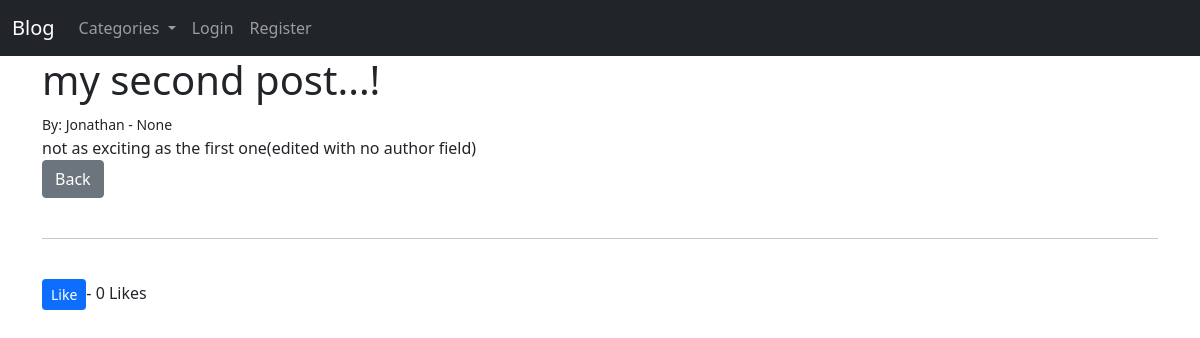
The app's page /article/2 with its own data.
### theblog/models.py (models this page shows, shortened)
class Post(models.Model):
    title = models.CharField(max_length=255)
    title_tag = models.CharField(max_length=255)
    author = models.ForeignKey(User, on_delete=models.CASCADE)
    category = models.CharField(max_length=255, default='uncategorized')
    body = models.TextField()
    publication_date = models.DateTimeField(auto_now_add=True)
    likes = models.ManyToManyField(User, related_name='blog_posts')
    def total_likes(self):
        return self.likes.count()

### theblog/views.py (the view)
# urls.py: path('article/<int:pk>', ArticleDetailView.as_view(), name= 'article-detail'),
class ArticleDetailView(DetailView):
    model = Post
    template_name = 'article_details.html'
    def get_context_data(self, *args, **kwargs):
        cat_menu = Category.objects.all()
        context = super(ArticleDetailView, self).get_context_data(*args, **kwargs)
        context["cat_menu"] = cat_menu
        stuff = get_object_or_404(Post, id=self.kwargs['pk'])
        total_likes = stuff.total_likes()
        context["total_likes"] = total_likes
        return context

### theblog/models.py (called while the page is built)
    def __str__(self):
        return self.name

### theblog/templates/article_details.html (shortened to what this page needs)
{% extends 'base.html'%}
{% block content %}
<!DOCTYPE html>
<html lang="en">
<head>
</head>
<body>
    <h1>{{ post.title }}</h1>
    <small>
        By: {{post.author.first_name}} -
        {{ post.publication_date }}
    </small><br>
    {{post.body |safe }}
    <br>
    <a href="{%url 'home'%}" class ="btn btn-secondary">Back</a>
    <br><br>
    <hr>
    <br>
    <form action="{% url 'like_post' post.pk%}" method="POST">
        <button type="submit", name="post_id", value="{{post.id}}", class= "btn btn-primary btn-sm">Like</button>-
        {{total_likes}} Likes
    </form>
</body>
</html>
{% endblock %}

### records on screen
Post: title "my second post...!", author.first_name "Jonathan", publication_date "None", body "not as exciting as the first one(edited with no author field)"

### other values on screen
{{ total_likes }} "0"
